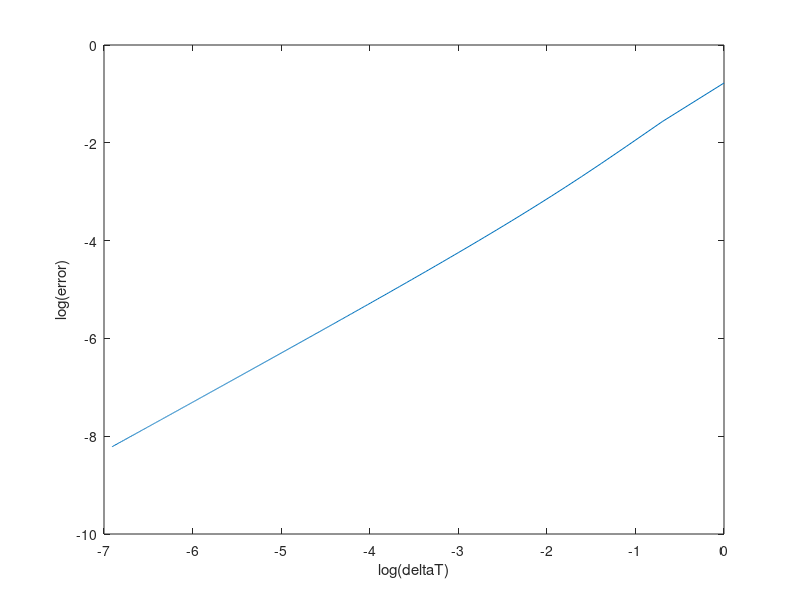

MATLAB code for this plot:
clc;                                               % Clears the screen
clear all;

totalT = 1;
k = 1;

for n = 1 : 1000
    deltaT(n) =single(totalT / n);
    x = 1;
    v = 0;
    for i = 1 : n
        a = single(-k * x);
        x = single(x + v * deltaT(n));
        v = single(v + a * deltaT(n));
    end
    error(n) = abs(cos(totalT) - x);
end

plot(log(deltaT), log(error));
xlabel('log(deltaT)');ylabel('log(error)');
p = polyfit(log(deltaT), log(error),1);
p(1)